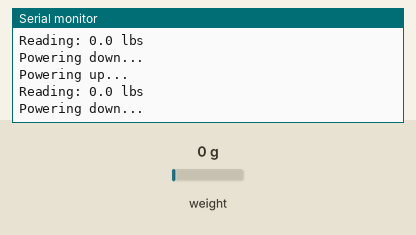
This sketch was run on a simulated Arduino Uno, built with avr-gcc and run on an emulated ATmega328P. Shown: the last lines printed to the serial monitor. The inputs (shaded band) are chosen by the test bench; at power-on: weight on the scale 0 g.

Above: at 11.0 s.
11.1 s: weight on the scale set to 100 g
At 16.1 s:
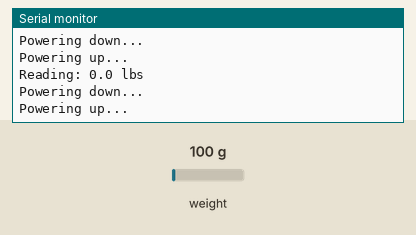
21.2 s: weight on the scale set to 1250 g
At 30.41 s:
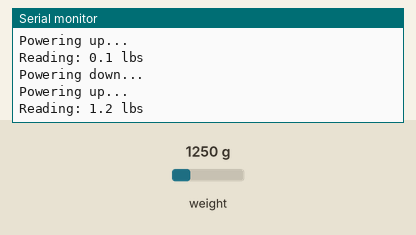
Timing chart, 0 to 31.9 s (numbered marks = the images above; inputs shaded):
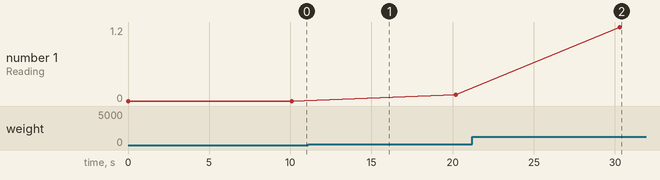

The sketch:

SparkFun_HX711_PowerTest.ino
```cpp
// (licence header left out)
#include "HX711.h" //This library can be obtained here http://librarymanager/All#Avia_HX711

#define calibration_factor -7050.0 //This value is obtained using the SparkFun_HX711_Calibration sketch
#define zero_factor 8421804 //This large value is obtained using the SparkFun_HX711_Calibration sketch

#define LOADCELL_DOUT_PIN  2
#define LOADCELL_SCK_PIN  3

HX711 scale;

void setup() {
  Serial.begin(9600);
  Serial.println("HX711 power test");

  scale.begin(LOADCELL_DOUT_PIN, LOADCELL_SCK_PIN);
  scale.set_scale(calibration_factor); //This value is obtained by using the SparkFun_HX711_Calibration sketch
  scale.set_offset(zero_factor); //Zero out the scale using a previously known zero_factor
}

void loop() {
  Serial.print("Reading: ");
  Serial.print(scale.get_units(), 1); //scale.get_units() returns a float
  Serial.print(" lbs"); //You can change to kg but you'll need to change the calibration_factor
  Serial.println();

  Serial.println("Powering down...");
  scale.power_down(); //Put the HX711 in sleep mode
  delay(5000);
  Serial.println("Powering up...");
  scale.power_up();
  delay(5000);
}
```

Measured:
- after the input at 21.2 s, the serial monitor: prints a new line after 9.1 s (image 2)
- plotted number 1: 0 → 0.1 after the input at 11.1 s, 0.1 → 1.2 after the input at 21.2 s
